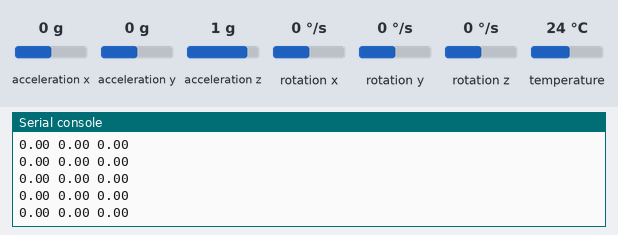
Recording of a program running on a simulated Raspberry Pi Pico running MicroPython. Shown: the last lines printed to the serial console. The test bench sets the inputs (shaded band); at power-on: acceleration y 0 g, rotation z 0 °/s, acceleration x 0 g, acceleration z 1 g, rotation x 0 °/s, rotation y 0 °/s, temperature 24 °C.

Above: at 6.3 s.
6.4 s: acceleration y set to -1.4 g
At 7.0 s:
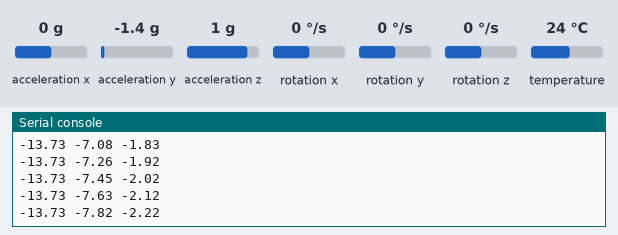
7.9 s: rotation z set to -192 °/s
At 8.5 s:
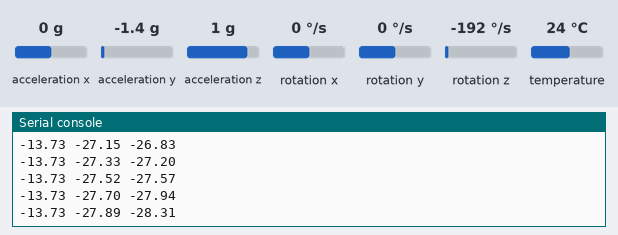
9.4 s: acceleration y set to -0.8 g
At 10.1 s:
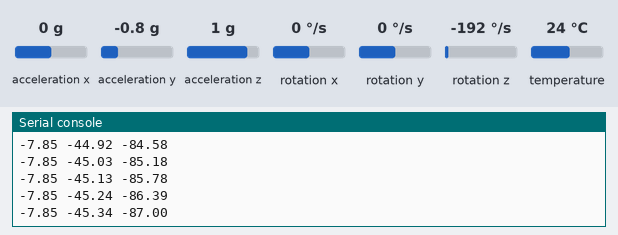
Timing chart, 0 to 12.4 s (numbered marks = the images above; inputs shaded):
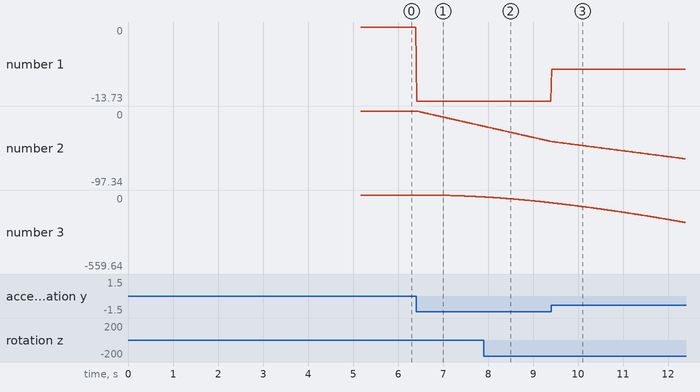

Measured:
- after the input at 6.4 s, the serial console: prints a new line at once (image 1)
- plotted number 1: 0 → -13.73 after the input at 6.4 s
- plotted number 2: 0 → -19.97 after the input at 6.4 s
- plotted number 3: 0 → -14.51 after the input at 6.4 s

The program:

inertial_sensor_test.py
```python
#
# mpu6050.py
#
# V2025_02_11_1
#
# Pins
# ----
# 3V3 - VCC
# GND - GND
# GP0 - SDA
# GP1 = SCL
#
from inertial_sensor import InertialSensor
from time import sleep
from machine import Pin, I2C

i2c = I2C(0, sda=Pin(0), scl=Pin(1), freq=400000)
imu = InertialSensor(i2c, heading_threshold=0.3)
imu.calibrate()
sleep(3)

a: float = 0

while True:
    ax=round(imu.accel.x,2)
    ay=round(imu.accel.y,2)
    az=round(imu.accel.z,2)
    gx=round(imu.gyro.x)
    gy=round(imu.gyro.y)
    gz=round(imu.gyro.z)
    temp=round(imu.temperature,2)
    #print(f'{ax},{ay},{az}')
    #print(f'{{gx},{gy},{gz')
    #print(f'{temp}')
    imu.update()
    #print(f'{imu.raw_heading}')
    print(f'{imu.a:.2f} {imu.v:.2f} {imu.x:.2f}')
    sleep(0.01)
```

inertial_sensor.py
```python
#
# InertialSensor
# V2025_02_11_02
#
# TODO: x-value drifts like crazy
#
from imu import MPU6050
from time import sleep, ticks_us

class InertialSensor(MPU6050):
    """Wrapper class for MPU6050 imu that measures heading based on its
    inital value and gyro readings
    """

    def __init__(self, i2c, heading_threshold: float=0.0)-> None:
        super().__init__(i2c)
        self._heading: float = 0.0
        self._heading_drift: float = 0.0 # Rate of drift, deg per sec
        self._winding: int = 0 # For conversion back to total rotation
        self._heading_threshold = heading_threshold # Ignore values less than this

        self._x: float = 0.0 # cm
        self._v: float = 0.0 # cm /s
        self._a: float = 0.0 # cm /s^2
        self._a_drift: float = 0.0 # cm / s^2
        self._a_threshold = 0.07 # cm / s^2

        self._update_ticks_us = ticks_us()

    @property
    def x(self)-> float:
        return self._x

    @x.setter
    def x(self, value) -> None:
        self._x = value

    @property
    def v(self)-> float:
        return self._v

    @v.setter
    def v(self, value) -> None:
        self._v = value

    @property
    def a(self)-> float:
        return self._a

    @property
    def heading(self)-> float:
        return self._heading

    @property
    def raw_heading(self)-> float:
        return 360.0 * self._winding + self._heading

    def calibrate(self)-> None:
        self.calibrate_heading(heading=0.0)
        self.calibrate_accel()

    def calibrate_heading(self, heading: float=0.0)-> None:
        """Measure the drift of the sensor when not in motion so it
        can be compensated for
        """
        # TODO: probably don't use update here

        print('Calibrating Heading...', end='')
        num_samples: int = 100
        sample_time: float = 0.01

        heading_start: float = self._heading
        time_start: float = self._update_ticks_us
        for i in range(num_samples):
            self.update()
            sleep(sample_time)
        heading_end: float = self._heading
        time_end: float = self._update_ticks_us

        self._heading = heading
        self._heading_drift = 1.0e06 * (heading_end - heading_start) / (time_end - time_start)
        print(f'complete. Heading drift = {self._heading_drift}')

    def calibrate_accel(self) -> None:
        """Measure the zero-motion x-acceleration value
        """
        print('Calibrating acceleration...', end='')
        num_samples: int = 100
        sample_time: float = 0.01
        a_min: float = 1.0
        a_max: float = -1.0

        accel: float = 0.0 # in g's
        for _ in range(num_samples):
            a = self.accel.x
            a_min = min(a, a_min)
            a_max = max(a, a_max)
            accel += self.accel.y
            sleep(sample_time)

        self._a_drift = 9.81 * accel / num_samples # in cm/s^2
        self._x = 0.0
        self._v = 0.0
        self._a = 0.0
        print(f'complete. Acceleration drift = {self._a_drift} cm/s^2 {a_min=} {a_max=}')

    def update(self)-> None:
        self.update_heading()
        self.update_x()
        self._update_ticks_us = ticks_us()

    def update_heading(self)-> None:
        """Update the value of the heading based on the gyro z value
        """
        # TODO: make this real
        gyro_z: float = self.gyro.z - self._heading_drift
        gyro_z = gyro_z if abs(gyro_z) >= self._heading_threshold else 0.0
        dt: float = max(0.0, 1.0e-06 * (ticks_us() - self._update_ticks_us))
        self._heading += dt * gyro_z
        self._heading, self._winding = self._transform_angle(self._heading, self._winding)

    def update_x(self)-> None:
        """Update the value of x based on the accelerometer x value
        """
        dt: float = max(0.0, 1.0e-06 * (ticks_us() - self._update_ticks_us))
        a_new = self.accel.y * 9.81 - self._a_drift  # cm/s^2
        a_new = a_new if abs(a_new) > self._a_threshold else 0.0

        a_old: float = self._a
        v_old: float = self._v

        self._a = a_new  # cm/s^2
        self._v += 0.5 * (a_old + a_new) * dt # cm/s
        self._x += 0.5 * (v_old + self._v) * dt # cm

    def _transform_angle(self, angle: float, winding: int)-> float:
        while angle >= 360.0:
            angle -= 360.0
            winding += 1
        while angle < 0.0:
            angle += 360.0
            winding -= 1
        return angle, winding
```
